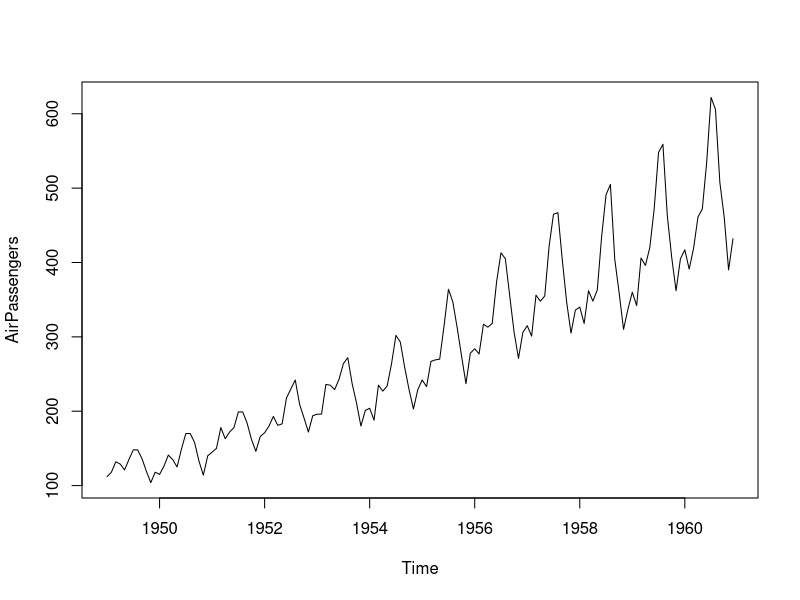
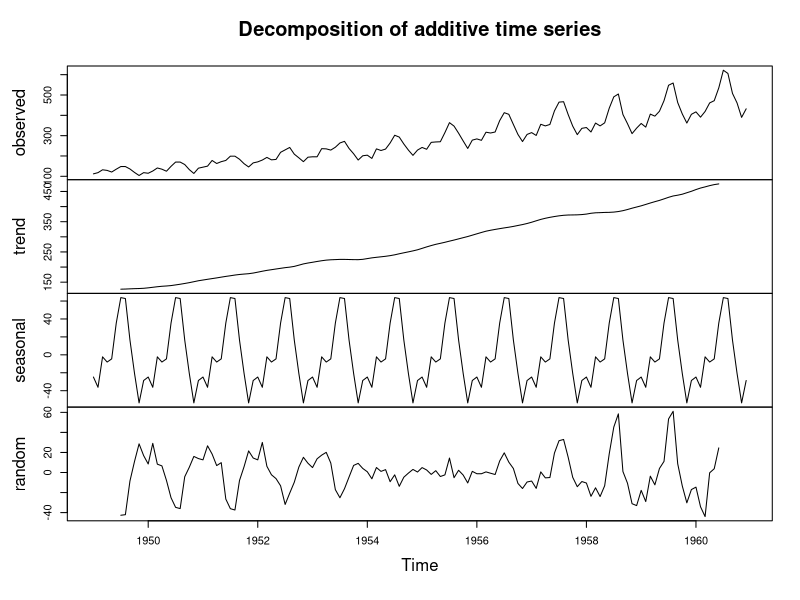
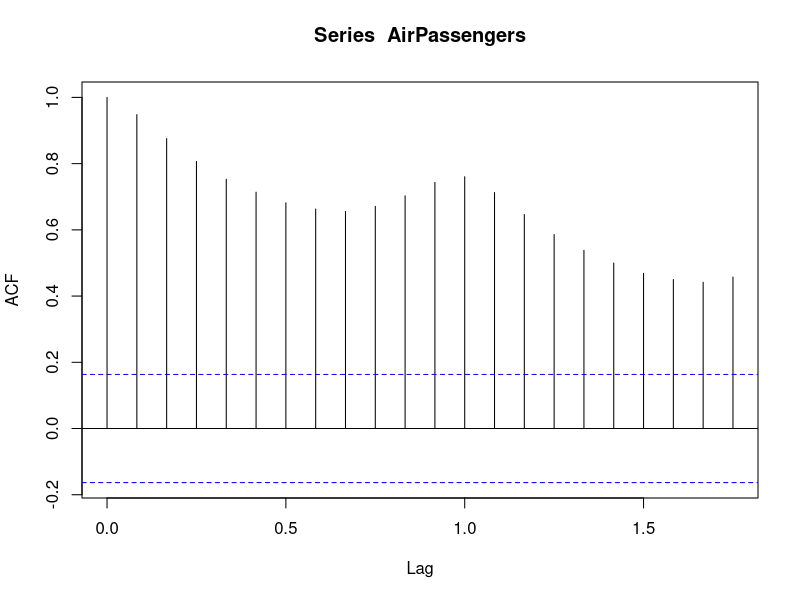
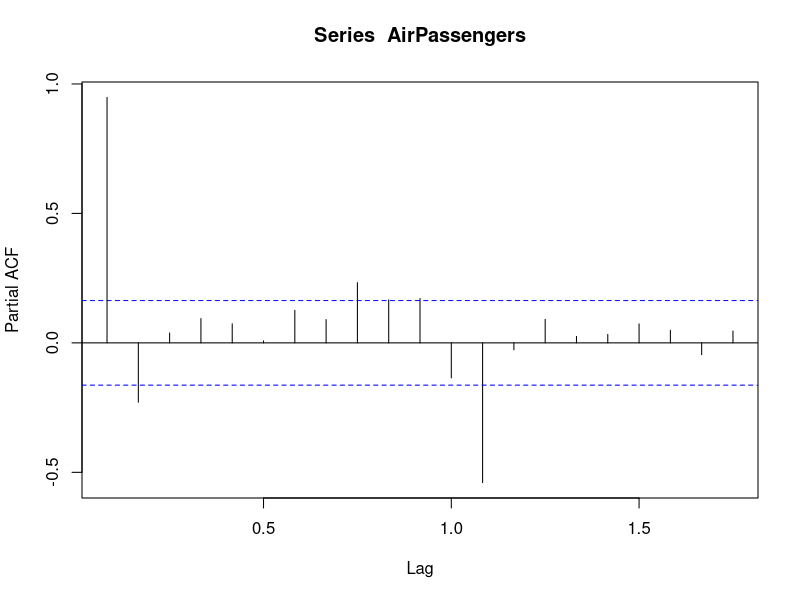
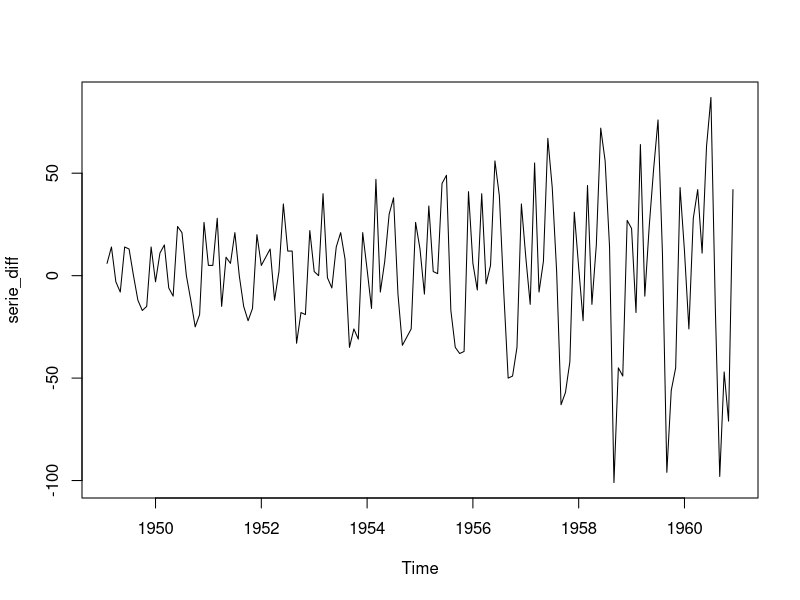
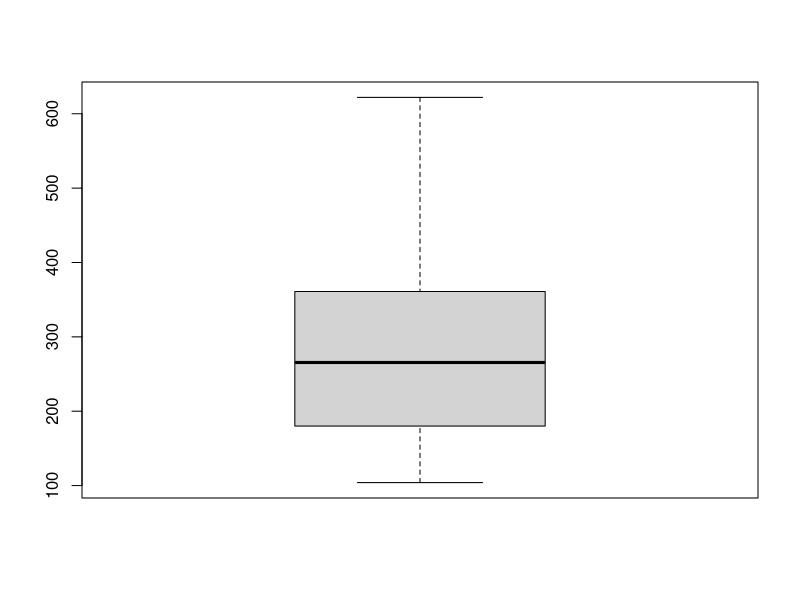
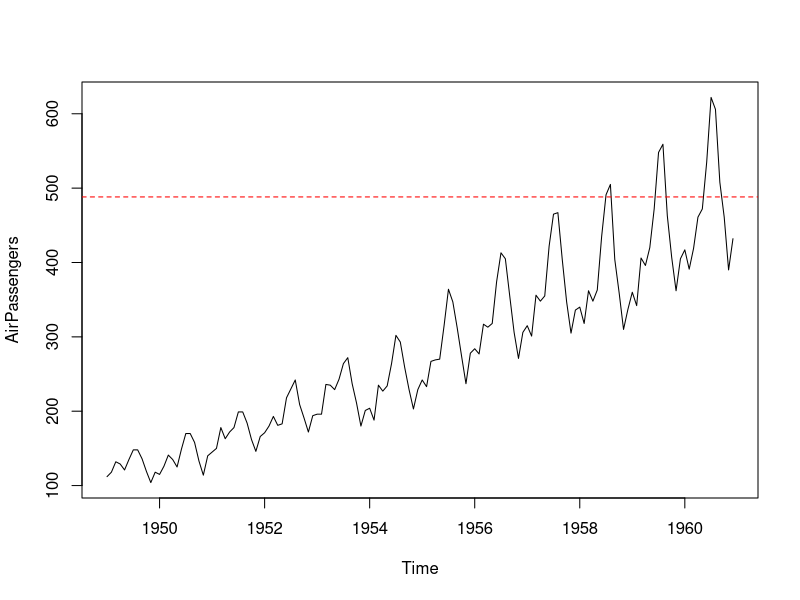

Here is the R script that generated these plots, in order:
# Cargar del dataset
data("AirPassengers")

# Inspeccionar la estructura
print(class(AirPassengers))     # Debe ser "ts"
print(summary(AirPassengers))   # Estadísticas descriptivas
print(start(AirPassengers))     # Inicio de la serie temporal
print(end(AirPassengers))       # Fin de la serie temporal
print(frequency(AirPassengers)) # Frecuencia mensual (12)

#Exploración inicial

##Gráfico de la serie temporal

plot(AirPassengers)

##Estadísticas descriptivas

mean(AirPassengers)
sd(AirPassengers)

#Análisis de tendencia y estacionalidad

descomposicion = decompose(AirPassengers)
plot(descomposicion)

#Análisis de estacionariedad

library(tseries)

##Autocorrelación y autocorrelación parcial

acf(AirPassengers)
pacf(AirPassengers)

##Prueba de Dickey-Fuller aumentada
adf.test(AirPassengers)

##Diferenciación si no es estacionaria
serie_diff = diff(AirPassengers)
plot(serie_diff)

adf.test(serie_diff)


#Detección de valores atípicos

boxplot(AirPassengers)

##Marcar picos visualmente
plot(AirPassengers)
abline(h = quantile(AirPassengers, 0.95), col = "red", lty = 2)


#Interpretación
##Respecto a la tendencia se aprecia un fuerte crecimiento a lo largo de los años.
##Estacionalidad: Hay picos que se repiten cada año sobre los meses de verano
##Estacionariedad: la serie original no es estacionaria
##Valores atípicos no encontramos en el boxplot, pero en el autocoorelacion parcial si